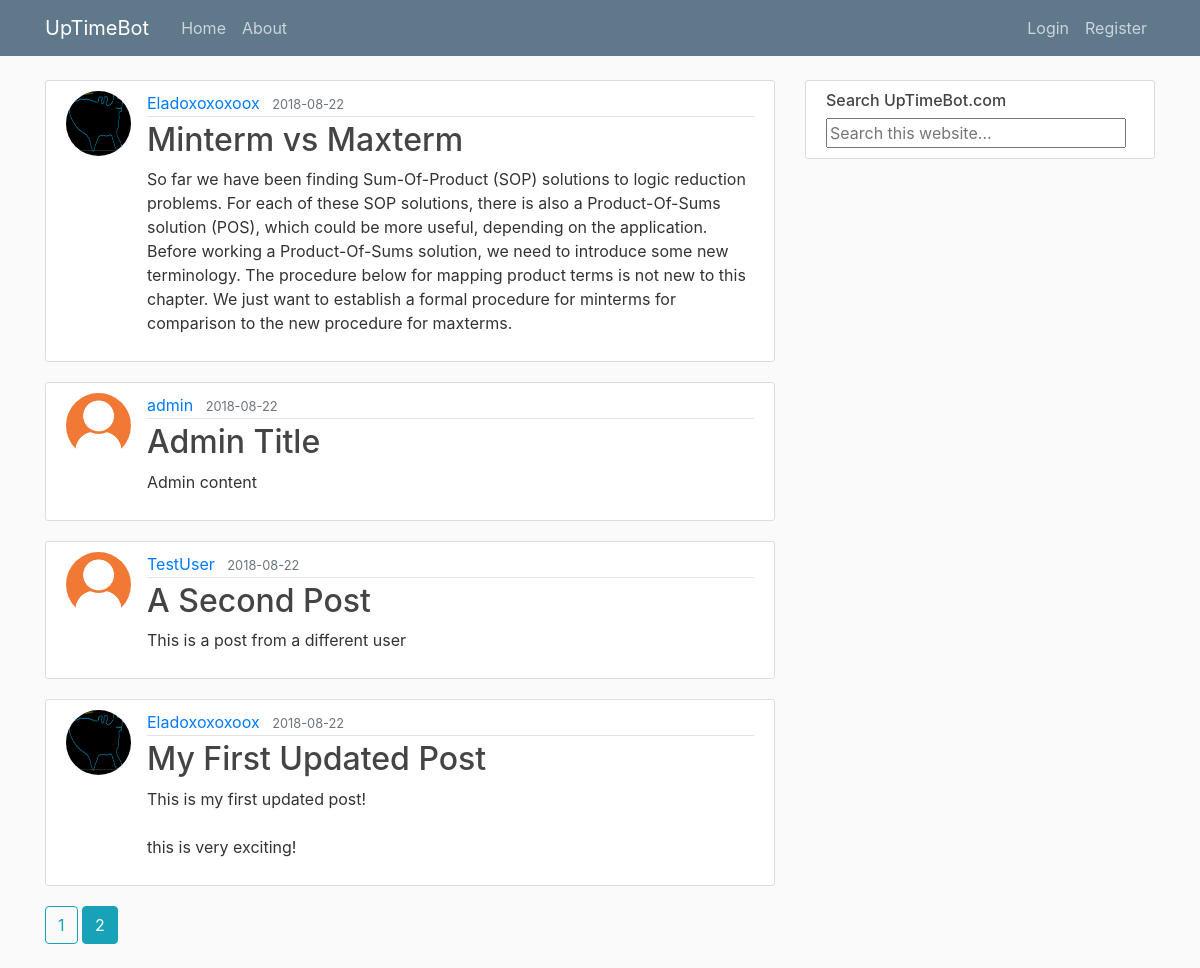
The page /home?page=2 on the database its author committed.
### myFlask/models.py (models this page shows, shortened)
class Post(db.Model):
    id = db.Column(db.Integer, primary_key=True)
    title = db.Column(db.String(100), nullable=False)
    date_posted = db.Column(db.DateTime, nullable=False,
                            default=datetime.utcnow)
    content = db.Column(db.Text, nullable=False)
    user_id = db.Column(db.Integer, db.ForeignKey('user.id'), nullable=False)

class User(db.Model, UserMixin):
    id = db.Column(db.Integer, primary_key=True)
    username = db.Column(db.String(20), unique=True, nullable=False)
    email = db.Column(db.String(120), unique=True, nullable=False)
    image_file = db.Column(db.String(20), nullable=False,
                           default='default.png')
    password = db.Column(db.String(60), nullable=False)
    posts = db.relationship('Post', backref='author', lazy=True)

### myFlask/routes.py (the view)
@app.route("/")
@app.route("/home")
def home():
    page = request.args.get('page', 1, type=int)
    posts = Post.query.order_by(
        Post.date_posted.desc()).paginate(page=page, per_page=5)
    return render_template("home.html", posts=posts)

### myFlask/templates/home.html
{% extends "layout.html" %}
{% block content %}
  {% for post in posts.items %}
    <article class="media content-section">
      <img class="rounded-circle article-img" src="{{ url_for('static', filename='profile_pics/' + post.author.image_file) }}">
      <div class="media-body">
        <div class="article-metadata">
          <a href="{{ url_for('user_posts', username=post.author.username) }}" class="mr-2">{{ post.author.username }}</a>
          <small class="text-muted"> {{ post.date_posted.strftime('%Y-%m-%d') }}</small>
        </div>
        <h2><a href="{{ url_for('post', post_id=post.id) }}" class="article-title">{{ post.title }}</a></h2>
        <p class="article-content">{{ post.content }}</p>
      </div>
    </article>
  {% endfor %}
  {% for page_num in posts.iter_pages(left_edge=1, right_edge=1, left_current=1, right_current=2) %}
    {% if page_num %}
      {% if posts.page == page_num %}
        <a class="btn btn-info mb-4" href="{{ url_for('home', page=page_num) }}">{{ page_num }}</a>
      {% else %}
        <a class="btn btn-outline-info mb-4" href="{{ url_for('home', page=page_num) }}">{{ page_num }}</a>
      {% endif %}
    {% else %}
      ...
    {% endif%}
  {% endfor %}
{% endblock content %}

### myFlask/static/main.css (style rules this page uses)
body { background: #fafafa; color: #333333; margin-top: 5rem; }
h1, h2, h3, h4, h5, h6 { color: #444444; }
.content-section { background: #ffffff; padding: 10px 20px; border: 1px solid #dddddd; border-radius: 3px; margin-bottom: 20px; }
.article-title { color: #444444; }
.article-content { white-space: pre-line; }
.article-img { height: 65px; width: 65px; margin-right: 16px; }
.article-metadata { padding-bottom: 1px; margin-bottom: 4px; border-bottom: 1px solid #e3e3e3; }

### rows shown on the page
Post: image_file (picture), author.username "Eladoxoxoxoox", date_posted "2018-08-22", title "Minterm vs Maxterm", content "So far we have been finding Sum-Of-Product (SOP) solutions to logic reduction problems. For each of these SOP solutions, there is also a Product-Of-Sums solution (POS), which could be more useful, depending on the application. Before working a Product-Of-Sums solution, we need to introduce some new terminology. The procedure below for mapping product terms is not new to this chapter. We just want to establish a formal procedure for minterms for comparison to the new procedure for maxterms."
Post: image_file (picture), author.username "admin", date_posted "2018-08-22", title "Admin Title", content "Admin content"
Post: image_file (picture), author.username "TestUser", date_posted "2018-08-22", title "A Second Post", content "This is a post from a different user"
Post: image_file (picture), author.username "Eladoxoxoxoox", date_posted "2018-08-22", title "My First Updated Post", content "This is my first updated post! this is very exciting!"

### other values the page prints
{{ page_num }} "1"
{{ page_num }} "2"
